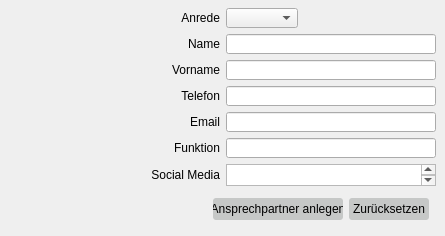
      <widget class="QWidget" name="tab3Ansprechpartner">
       <attribute name="title">
        <string>Ansprechpartner</string>
       </attribute>
       <widget class="QWidget" name="layoutWidget">
        <property name="geometry">
         <rect>
          <x>151</x>
          <y>2</y>
          <width>285</width>
          <height>225</height>
         </rect>
        </property>
        <layout class="QVBoxLayout" name="verticalLayout_15">
         <item>
          <layout class="QHBoxLayout" name="horizontalLayout_4">
           <item>
            <layout class="QVBoxLayout" name="verticalLayout_14">
             <item>
              <widget class="QLabel" name="label_8">
               <property name="minimumSize">
                <size>
                 <width>0</width>
                 <height>20</height>
                </size>
               </property>
               <property name="maximumSize">
                <size>
                 <width>16777215</width>
                 <height>20</height>
                </size>
               </property>
               <property name="text">
                <string>&lt;html&gt;&lt;head/&gt;&lt;body&gt;&lt;p align=&quot;right&quot;&gt;Anrede&lt;/p&gt;&lt;/body&gt;&lt;/html&gt;</string>
               </property>
              </widget>
             </item>
             <item>
              <widget class="QLabel" name="label_11">
               <property name="minimumSize">
                <size>
                 <width>0</width>
                 <height>20</height>
                </size>
               </property>
               <property name="maximumSize">
                <size>
                 <width>16777215</width>
                 <height>20</height>
                </size>
               </property>
               <property name="text">
                <string>&lt;html&gt;&lt;head/&gt;&lt;body&gt;&lt;p align=&quot;right&quot;&gt;Name&lt;/p&gt;&lt;/body&gt;&lt;/html&gt;</string>
               </property>
              </widget>
             </item>
             <item>
              <widget class="QLabel" name="label_12">
               <property name="minimumSize">
                <size>
                 <width>0</width>
                 <height>20</height>
                </size>
               </property>
               <property name="maximumSize">
                <size>
                 <width>16777215</width>
                 <height>20</height>
                </size>
               </property>
               <property name="text">
                <string>&lt;html&gt;&lt;head/&gt;&lt;body&gt;&lt;p align=&quot;right&quot;&gt;Vorname&lt;/p&gt;&lt;/body&gt;&lt;/html&gt;</string>
               </property>
              </widget>
             </item>
             <item>
              <widget class="QLabel" name="label_25">
               <property name="minimumSize">
                <size>
                 <width>0</width>
                 <height>20</height>
                </size>
               </property>
               <property name="maximumSize">
                <size>
                 <width>16777215</width>
                 <height>20</height>
                </size>
               </property>
               <property name="text">
                <string>&lt;html&gt;&lt;head/&gt;&lt;body&gt;&lt;p align=&quot;right&quot;&gt;Telefon&lt;/p&gt;&lt;/body&gt;&lt;/html&gt;</string>
               </property>
              </widget>
             </item>
             <item>
              <widget class="QLabel" name="label_26">
               <property name="minimumSize">
                <size>
                 <width>0</width>
                 <height>20</height>
                </size>
               </property>
               <property name="maximumSize">
                <size>
                 <width>16777215</width>
                 <height>20</height>
                </size>
               </property>
               <property name="text">
                <string>&lt;html&gt;&lt;head/&gt;&lt;body&gt;&lt;p align=&quot;right&quot;&gt;Email&lt;/p&gt;&lt;/body&gt;&lt;/html&gt;</string>
               </property>
              </widget>
             </item>
             <item>
              <widget class="QLabel" name="label_32">
               <property name="minimumSize">
                <size>
                 <width>0</width>
                 <height>20</height>
                </size>
               </property>
               <property name="maximumSize">
                <size>
                 <width>16777215</width>
                 <height>20</height>
                </size>
               </property>
               <property name="text">
                <string>&lt;html&gt;&lt;head/&gt;&lt;body&gt;&lt;p align=&quot;right&quot;&gt;Funktion&lt;/p&gt;&lt;/body&gt;&lt;/html&gt;</string>
               </property>
              </widget>
             </item>
             <item>
              <widget class="QLabel" name="label_37">
               <property name="minimumSize">
                <size>
                 <width>0</width>
                 <height>22</height>
                </size>
               </property>
               <property name="maximumSize">
                <size>
                 <width>16777215</width>
                 <height>22</height>
                </size>
               </property>
               <property name="text">
                <string>&lt;html&gt;&lt;head/&gt;&lt;body&gt;&lt;p align=&quot;right&quot;&gt;Social Media&lt;/p&gt;&lt;/body&gt;&lt;/html&gt;</string>
               </property>
              </widget>
             </item>
            </layout>
           </item>
           <item>
            <layout class="QVBoxLayout" name="verticalLayout_8">
             <item>
              <layout class="QHBoxLayout" name="horizontalLayout_3">
               <item>
                <widget class="QComboBox" name="ansprechpartnerAnrede">
                 <property name="minimumSize">
                  <size>
                   <width>0</width>
                   <height>20</height>
                  </size>
                 </property>
                 <property name="maximumSize">
                  <size>
                   <width>72</width>
                   <height>20</height>
                  </size>
                 </property>
                </widget>
               </item>
               <item>
                <spacer name="horizontalSpacer_3">
                 <property name="orientation">
                  <enum>Qt::Horizontal</enum>
                 </property>
                 <property name="sizeHint" stdset="0">
                  <size>
                   <width>40</width>
                   <height>20</height>
                  </size>
                 </property>
                </spacer>
               </item>
              </layout>
             </item>
             <item>
              <widget class="QLineEdit" name="ansprechpartnerName">
               <property name="minimumSize">
                <size>
                 <width>0</width>
                 <height>20</height>
                </size>
               </property>
               <property name="maximumSize">
                <size>
                 <width>210</width>
                 <height>20</height>
                </size>
               </property>
              </widget>
             </item>
             <item>
              <widget class="QLineEdit" name="ansprechpartnerVorname">
               <property name="minimumSize">
                <size>
                 <width>0</width>
                 <height>20</height>
                </size>
               </property>
               <property name="maximumSize">
                <size>
                 <width>210</width>
                 <height>20</height>
                </size>
               </property>
              </widget>
             </item>
             <item>
              <widget class="QLineEdit" name="ansprechpartnerTelefon">
               <property name="minimumSize">
                <size>
                 <width>0</width>
                 <height>20</height>
                </size>
               </property>
               <property name="maximumSize">
                <size>
                 <width>210</width>
                 <height>20</height>
                </size>
               </property>
              </widget>
             </item>
             <item>
              <widget class="QLineEdit" name="ansprechpartnerEmail">
               <property name="minimumSize">
                <size>
                 <width>0</width>
                 <height>20</height>
                </size>
               </property>
               <property name="maximumSize">
                <size>
                 <width>210</width>
                 <height>20</height>
                </size>
               </property>
              </widget>
             </item>
             <item>
              <widget class="QLineEdit" name="ansprechpartnerFunktion">
               <property name="minimumSize">
                <size>
                 <width>0</width>
                 <height>20</height>
                </size>
               </property>
               <property name="maximumSize">
                <size>
                 <width>210</width>
                 <height>20</height>
                </size>
               </property>
              </widget>
             </item>
             <item>
              <widget class="QPlainTextEdit" name="plainTextEditSocialMedia">
               <property name="minimumSize">
                <size>
                 <width>0</width>
                 <height>22</height>
                </size>
               </property>
               <property name="maximumSize">
                <size>
                 <width>210</width>
                 <height>22</height>
                </size>
               </property>
              </widget>
             </item>
            </layout>
           </item>
          </layout>
         </item>
         <item>
          <layout class="QHBoxLayout" name="horizontalLayout_10">
           <item>
            <spacer name="horizontalSpacer_15">
             <property name="orientation">
              <enum>Qt::Horizontal</enum>
             </property>
             <property name="sizeType">
              <enum>QSizePolicy::Fixed</enum>
             </property>
             <property name="sizeHint" stdset="0">
              <size>
               <width>55</width>
               <height>20</height>
              </size>
             </property>
            </spacer>
           </item>
           <item>
            <layout class="QHBoxLayout" name="horizontalLayout_9">
             <item>
              <widget class="QPushButton" name="pushAnsprechpartnerAn">
               <property name="minimumSize">
                <size>
                 <width>130</width>
                 <height>22</height>
                </size>
               </property>
               <property name="maximumSize">
                <size>
                 <width>130</width>
                 <height>22</height>
                </size>
               </property>
               <property name="styleSheet">
                <string notr="true">background-color: rgb(198, 200, 199);
border-radius: 3px;
border-width: 2px;
</string>
               </property>
               <property name="text">
                <string>Ansprechpartner anlegen</string>
               </property>
              </widget>
             </item>
             <item>
              <widget class="QPushButton" name="pushAnsprechpartnerZur">
               <property name="minimumSize">
                <size>
                 <width>80</width>
                 <height>22</height>
                </size>
               </property>
               <property name="maximumSize">
                <size>
                 <width>80</width>
                 <height>22</height>
                </size>
               </property>
               <property name="styleSheet">
                <string notr="true">background-color: rgb(198, 200, 199);
border-radius: 3px;
border-width: 2px;
</string>
               </property>
               <property name="text">
                <string>Zurücksetzen</string>
               </property>
              </widget>
             </item>
            </layout>
           </item>
          </layout>
         </item>
        </layout>
       </widget>
      </widget>
